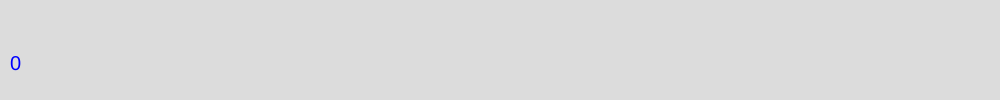
Frame 1 (no input)
Frame 60 (no input): identical to frame 1, image omitted
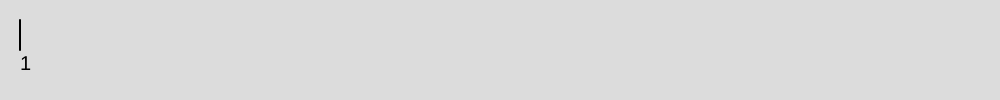
Frame 120 (the mouse pressed at the canvas centre since frame 60)

The p5.js sketch that drew these frames (run headless with seeded random() and noise() and a simulated clock; from frame 60 on, the mouse is pressed at the canvas centre):

// p5.js sketch
// ── sketch.js
let aantalMuiskliks = 0

function setup() {
	createCanvas(1000, 100)
	textSize(20)
}


function draw() {
	background(220)
	strokeWeight(2)
	if (isVijfvoud(aantalMuiskliks)) {
		fill('blue')
	} else {
		fill(0)
	}
	tekenStreepjes(aantalMuiskliks, 30, 10, 30)
}

function tekenStreepjes(aantal, L, afstand, blokAfstand) {
	let x = 20
	let y = 20
	for (let i = 1; i <= aantal; i++) {
		if (isVijfvoud(i)) {
			line(x, y + L / 4, x - 5 * afstand, y + 3 * L / 4)
			x += blokAfstand
		} else {
			line(x, y, x, y + L)
			x += afstand
		}
	}
	text(aantal, x - 10, y + L + 20)
}

function isVijfvoud(x) {
	return x % 5 === 0
}

function mousePressed() {
	aantalMuiskliks++
}
